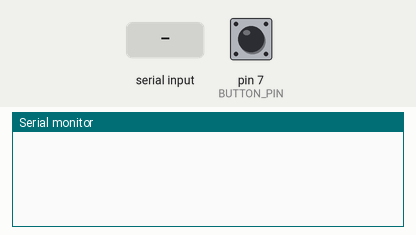
This sketch was run on a simulated Arduino Uno, built with avr-gcc and run on an emulated ATmega328P. On the bench: the last lines printed to the serial monitor. The test bench sets the inputs (shaded band); at power-on: pin 7 (BUTTON_PIN) HIGH. Random numbers use the default seed unless the sketch sets one.

Above: at 1.2 s.
1.3 s: pin 7 (BUTTON_PIN) pulled LOW for 0.25 s
At 2.4 s:
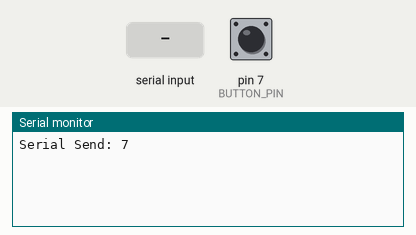
3.0 s: "1" received over the second serial link
At 4.4 s:
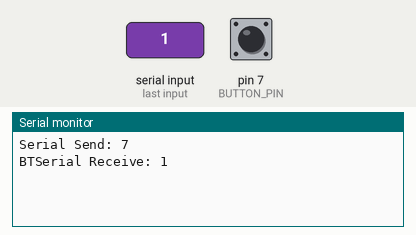
5.6 s: pin 7 (BUTTON_PIN) pulled LOW for 1 s
At 7.6 s:
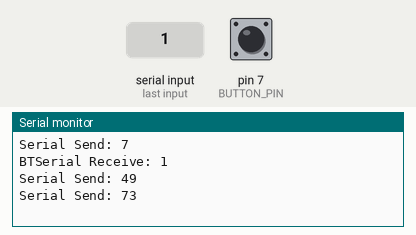
8.1 s: "0" received over the second serial link
At 9.8 s:
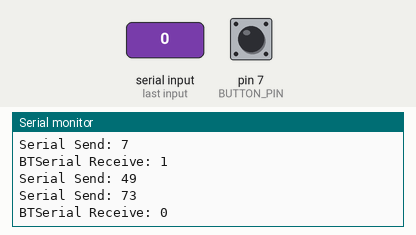

The sketch:

BT_IO.ino
```cpp
/*
  藍牙收送程式 HC-05
  接線方式:
  RXD: D6
  TXD: D5
  GND: GND
  VCC: +5v
*/
#include <SoftwareSerial.h>
#define BUTTON_PIN 7

SoftwareSerial BTSerial(5, 6); // (RX, TX)

void setup() {
  Serial.begin(9600);   // 0, 1 接腳
  BTSerial.begin(9600); // 5, 6 接腳 (9600 或 38400)
  pinMode(BUTTON_PIN, INPUT);
}

void loop() {
  // 檢查是否有資料透過藍芽傳進來
  if(BTSerial.available()) {
      String data = BTSerial.readString(); // 讀取藍芽傳來的資料
      Serial.print("BTSerial Receive: ");
      Serial.println(data);
  }
  // 透過藍芽將資料送給 App
  if(digitalRead(BUTTON_PIN) == LOW) {
    int n = random(0, 100);
    BTSerial.println(n); // 將資料透過藍芽送出
    Serial.print("Serial Send: ");
    Serial.println(n);
    delay(300);
  }
  delay(200);

}
```

Measured:
- after the input at 1.3 s, the serial monitor: prints a new line after 0.10 s (image 1)
- after the input at 3.0 s, the serial monitor: prints a new line after 1.1 s (image 2)
- after the input at 5.6 s, the serial monitor: prints a new line after 0.11 s (image 3)
- after the input at 8.1 s, the serial monitor: prints a new line after 1.0 s (image 4)
